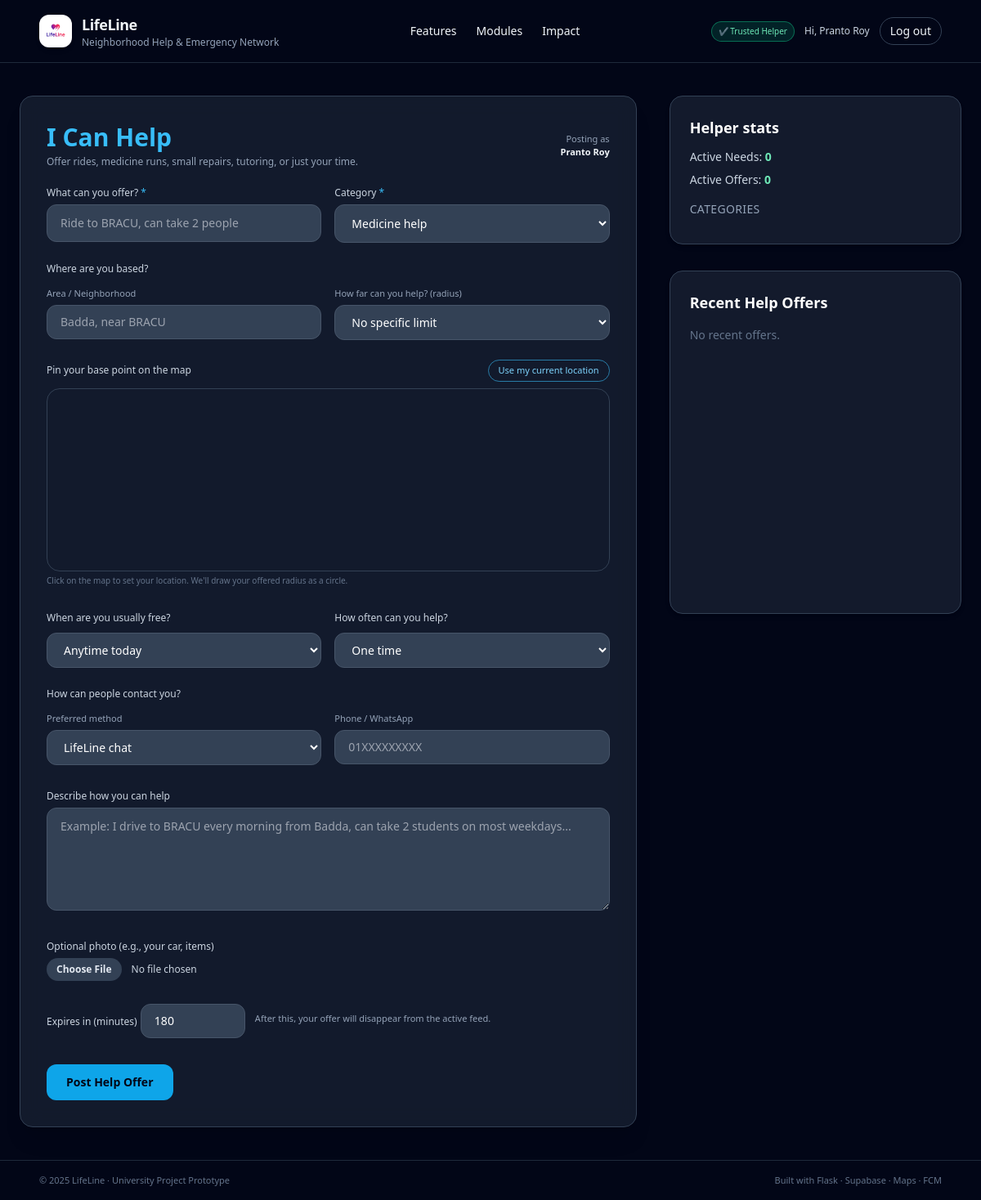
The page /can-help (signed in) on the database as committed earlier.
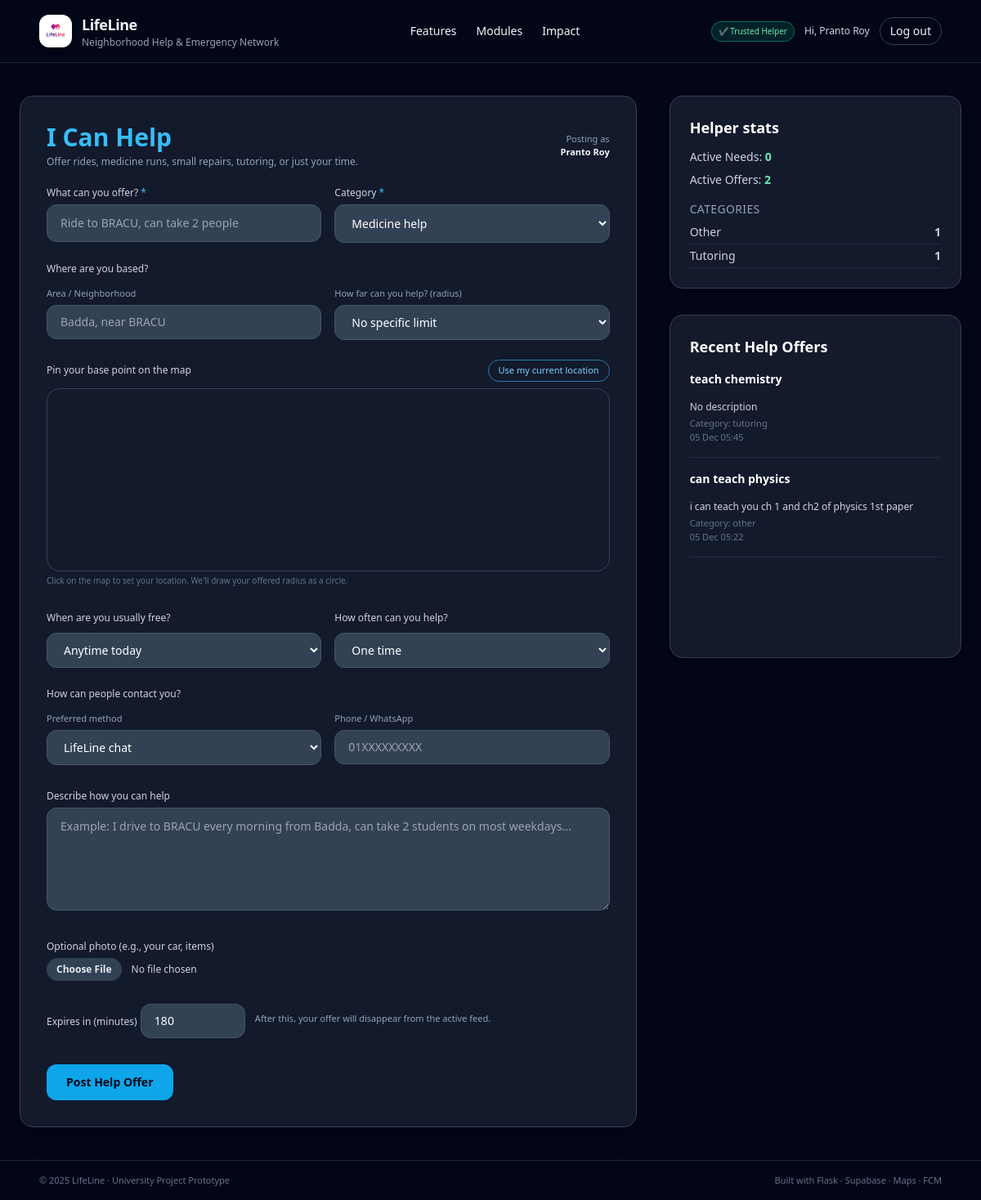
The same page on the database as committed later.
### app.py (models this page shows, shortened)
class User(db.Model):
    id = db.Column(db.Integer, primary_key=True)
    email = db.Column(db.String(255), unique=True, nullable=False)
    name = db.Column(db.String(120), nullable=False)
    password_hash = db.Column(db.String(255), nullable=True)
    is_trusted_helper = db.Column(db.Boolean, default=False)
    govt_id_number = db.Column(db.String(50), nullable=True)
    firebase_uid = db.Column(db.String(255), unique=True, nullable=True)
    otp_code = db.Column(db.String(6), nullable=True)
    otp_expires_at = db.Column(db.DateTime, nullable=True)
    id_verification_status = db.Column(db.String(20), default="none")  # none/pending/approved/rejected
    id_document_note = db.Column(db.String(255), nullable=True)

class Request(db.Model):
    __tablename__ = "requests"
    id = db.Column(db.Integer, primary_key=True)
    user_id = db.Column(db.Integer, db.ForeignKey("user.id"), nullable=False)
    title = db.Column(db.String(255), nullable=False)
    category = db.Column(db.String(50), nullable=False)  # medicine, food, tutoring, repair, ride, ...
    description = db.Column(db.Text, nullable=True)
    lat = db.Column(db.Float, nullable=True)
    lng = db.Column(db.Float, nullable=True)
    area = db.Column(db.String(150), nullable=True)         # e.g. Mohammadpur, Iqbal Road
    landmark = db.Column(db.String(150), nullable=True)     # nearest mosque / school
    urgency = db.Column(db.String(50), nullable=True)       # low / normal / high / emergency
    time_window = db.Column(db.String(50), nullable=True)   # anytime_today / this_week / ...
    contact_method = db.Column(db.String(50), nullable=True)  # lifeline_chat / phone / ...
    contact_info = db.Column(db.String(100), nullable=True)   # phone / WhatsApp etc.
    is_offer = db.Column(db.Boolean, default=False)        # false = Need Help, true = Offering Help
    radius_pref = db.Column(db.String(50), nullable=True)  # e.g. "2" (km)
    frequency = db.Column(db.String(50), nullable=True)    # one_time / few_times_week / daily
    image_url = db.Column(db.String(300), nullable=True)
    created_at = db.Column(db.DateTime, default=datetime.utcnow, nullable=False)
    expires_at = db.Column(db.DateTime, nullable=False)
    status = db.Column(db.String(20), default="open")  # open / claimed / closed
    user = db.relationship("User", backref="requests")

### app.py (the view, shortened to what this page needs)
@app.route("/can-help", methods=["GET", "POST"])
@login_required
def can_help():
    now = datetime.utcnow()
    posts = (
        Request.query.filter(
            Request.expires_at > now,
            Request.is_offer == True,  # noqa: E712
            Request.status == "open",
        )
        .order_by(Request.created_at.desc())
        .limit(50)
        .all()
    )
    total_need = Request.query.filter(
        Request.is_offer == False,
        Request.expires_at > now,
    ).count()
    total_offer = Request.query.filter(
        Request.is_offer == True,
        Request.expires_at > now,
    ).count()
    categories = (
        db.session.query(Request.category, func.count(Request.id))
        .filter(Request.expires_at > now)
        .group_by(Request.category)
        .all()
    )
    return render_template(
        "can_help.html",
        posts=posts,
        total_need=total_need,
        total_offer=total_offer,
        categories=categories,
        google_maps_key=GOOGLE_MAPS_API_KEY,
    )

### app.py (called while the page is built)
def current_user():
    if "user_id" in session:
        return User.query.get(session["user_id"])
    return None

def login_required(view_func):
    from functools import wraps
    @wraps(view_func)
    def wrapper(*args, **kwargs):
        if "user_id" not in session:
            next_url = request.path
            return redirect(url_for("login", next=next_url))
        return view_func(*args, **kwargs)
    return wrapper

@app.context_processor
def inject_user():
    return dict(current_user=current_user())

### templates/can_help.html (shortened to what this page needs)
{% extends "base.html" %}
{% block content %}
<div class="w-full max-w-7xl mx-auto px-6 py-10">
  <div class="grid grid-cols-1 lg:grid-cols-3 gap-10">
    <div class="lg:col-span-2 bg-slate-800/60 backdrop-blur-md border border-slate-700 rounded-2xl p-8 shadow-xl">
      <div class="flex items-center justify-between mb-4">
        <div>
          <h2 class="text-3xl font-bold text-sky-400">I Can Help</h2>
          <p class="text-xs text-slate-400 mt-1">
            Offer rides, medicine runs, small repairs, tutoring, or just your time.
          </p>
        </div>
        {% if current_user %}
        <div class="text-[11px] text-slate-400 text-right">
          <p>Posting as</p>
          <p class="font-semibold text-slate-100">{{ current_user.name }}</p>
        </div>
        {% endif %}
      </div>
      <form method="POST" enctype="multipart/form-data" class="space-y-6">
        <div class="grid md:grid-cols-2 gap-4">
          <div>
            <label class="text-xs text-slate-300">What can you offer? <span class="text-sky-400">*</span></label>
            <input name="title"
                   placeholder="Ride to BRACU, can take 2 people"
                   class="w-full mt-1 px-4 py-3 rounded-xl bg-slate-700 text-white border border-slate-600
                          focus:ring-2 focus:ring-sky-400 outline-none text-sm" />
          </div>
          <div>
            <label class="text-xs text-slate-300">Category <span class="text-sky-400">*</span></label>
            <select name="category"
                    class="w-full mt-1 px-4 py-3 rounded-xl bg-slate-700 border border-slate-600 text-white
                           focus:ring-2 focus:ring-sky-400 outline-none text-sm">
              <option value="medicine">Medicine help</option>
            </select>
          </div>
        </div>
        <div>
          <p class="text-xs text-slate-300 mb-2">Where are you based?</p>
          <div class="grid md:grid-cols-2 gap-4">
            <div>
              <label class="text-[11px] text-slate-400">Area / Neighborhood</label>
              <input name="area"
                     placeholder="Badda, near BRACU"
                     class="w-full mt-1 px-4 py-2.5 rounded-xl bg-slate-700 text-white border border-slate-600
                            focus:ring-2 focus:ring-sky-400 outline-none text-sm" />
            </div>
            <div>
              <label class="text-[11px] text-slate-400">How far can you help? (radius)</label>
              <select name="radius_pref" id="helper-radius-pref"
                      class="w-full mt-1 px-4 py-2.5 rounded-xl bg-slate-700 text-white border border-slate-600
                             focus:ring-2 focus:ring-sky-400 outline-none text-sm"
                      onchange="updateHelperCircle()">
                <option value="">No specific limit</option>
              </select>
            </div>
          </div>
        </div>
        <div class="mt-2">
          <div class="flex items-center justify-between mb-2">
            <p class="text-xs text-slate-300">Pin your base point on the map</p>
            <button type="button"
                    onclick="useMyLocationForHelper()"
                    class="text-[11px] px-3 py-1 rounded-full border border-sky-400/60 text-sky-300 hover:bg-sky-500/10">
              Use my current location
            </button>
          </div>
          <div id="helper-map" class="w-full h-56 rounded-2xl border border-slate-700 overflow-hidden"></div>
          <p class="text-[10px] text-slate-500 mt-1">
            Click on the map to set your location. We'll draw your offered radius as a circle.
          </p>
        </div>
        <div class="grid md:grid-cols-2 gap-4">
          <div>
            <label class="text-xs text-slate-300">When are you usually free?</label>
            <select name="time_window"
                    class="w-full mt-2 px-4 py-2.5 rounded-xl bg-slate-700 text-white border border-slate-600
                           focus:ring-2 focus:ring-sky-400 outline-none text-sm">
              <option value="anytime_today">Anytime today</option>
            </select>
          </div>
          <div>
            <label class="text-xs text-slate-300">How often can you help?</label>
            <select name="frequency"
                    class="w-full mt-2 px-4 py-2.5 rounded-xl bg-slate-700 text-white border border-slate-600
                           focus:ring-2 focus:ring-sky-400 outline-none text-sm">
              <option value="one_time">One time</option>
            </select>
          </div>
        </div>
        <div>
          <p class="text-xs text-slate-300 mb-2">How can people contact you?</p>
          <div class="grid md:grid-cols-2 gap-4">
            <div>
              <label class="text-[11px] text-slate-400">Preferred method</label>
              <select name="contact_method"
                      class="w-full mt-1 px-4 py-2.5 rounded-xl bg-slate-700 text-white border border-slate-600
                             focus:ring-2 focus:ring-sky-400 outline-none text-sm">
                <option value="lifeline_chat">LifeLine chat</option>
              </select>
            </div>
            <div>
              <label class="text-[11px] text-slate-400">Phone / WhatsApp</label>
              <input name="contact_info"
                     placeholder="01XXXXXXXXX"
                     class="w-full mt-1 px-4 py-2.5 rounded-xl bg-slate-700 text-white border border-slate-600
                            focus:ring-2 focus:ring-sky-400 outline-none text-sm" />
            </div>
          </div>
        </div>
        <div>
          <label class="text-xs text-slate-300">Describe how you can help</label>
          <textarea name="description" rows="5"
                    placeholder="Example: I drive to BRACU every morning from Badda, can take 2 students on most weekdays..."
                    class="w-full mt-1 px-4 py-3 rounded-xl bg-slate-700 text-white border border-slate-600
                           focus:ring-2 focus:ring-sky-400 outline-none text-sm"></textarea>
        </div>
        <div>
          <label class="text-xs text-slate-300">Optional photo (e.g., your car, items)</label>
          <input type="file" name="image"
                 class="mt-1 block w-full text-xs text-slate-300
                        file:mr-3 file:py-1.5 file:px-3
                        file:rounded-full file:border-0
                        file:text-xs file:font-semibold
                        file:bg-slate-700 file:text-slate-200
                        hover:file:bg-slate-600">
        </div>
        <div class="flex flex-wrap items-center gap-3">
          <div>
            <label class="text-xs text-slate-300">Expires in (minutes)</label>
            <input type="number" name="expiry_minutes" value="180" min="30" max="4320"
                   class="mt-1 w-32 px-4 py-2.5 rounded-xl bg-slate-700 text-white border border-slate-600
                          focus:ring-2 focus:ring-sky-400 outline-none text-sm" />
          </div>
          <p class="text-[11px] text-slate-400">
            After this, your offer will disappear from the active feed.
          </p>
        </div>
        <div class="pt-2">
          <button class="bg-sky-500 hover:bg-sky-400 text-slate-950 font-semibold px-6 py-3 rounded-xl text-sm transition">
            Post Help Offer
          </button>
        </div>
      </form>
    </div>
    <div class="space-y-8">
      <div class="bg-slate-800/60 border border-slate-700 p-6 rounded-2xl shadow-md">
        <h3 class="text-lg font-semibold text-white mb-3">Helper stats</h3>
        <p class="text-sm text-slate-300 mb-2">
          Active Needs: <span class="font-bold text-emerald-300">{{ total_need }}</span>
        </p>
        <p class="text-sm text-slate-300 mb-4">
          Active Offers: <span class="font-bold text-emerald-300">{{ total_offer }}</span>
        </p>
        <h4 class="text-sm text-slate-400 uppercase tracking-wide mb-2">Categories</h4>
        <ul class="space-y-1 text-slate-300 text-sm">
          {% for cat, cnt in categories %}
          <li class="flex justify-between border-b border-slate-700/50 pb-1">
            <span>{{ cat|capitalize }}</span>
            <span class="font-semibold">{{ cnt }}</span>
          </li>
          {% endfor %}
        </ul>
      </div>
      <div class="bg-slate-800/60 border border-slate-700 p-6 rounded-2xl shadow-md h-[420px] overflow-y-auto">
        <h3 class="text-lg font-semibold text-white mb-4">Recent Help Offers</h3>
        {% for p in posts %}
        <div class="mb-4 pb-4 border-b border-slate-700/50">
          <div class="font-semibold text-white text-sm">{{ p.title }}</div>
          <div class="text-xs text-slate-300 whitespace-pre-line">
            {{ p.description or "No description" }}
          </div>
          <div class="text-[11px] text-slate-500 mt-1">Category: {{ p.category }}</div>
          <div class="text-[11px] text-slate-500">
            {{ p.created_at.strftime('%d %b %H:%M') }}
          </div>
        </div>
        {% else %}
        <p class="text-slate-500 text-sm">No recent offers.</p>
        {% endfor %}
      </div>
    </div>
  </div>
</div>
{% endblock %}

### templates/base.html (shortened to what this page needs)
<!DOCTYPE html>
<html lang="en">
  <head>
    <script src="https://cdn.tailwindcss.com"></script>
    <link
      rel="stylesheet"
      href="{{ url_for('static', filename='css/main.css') }}"
    />
  </head>
  <body class="bg-slate-950 text-slate-100 min-h-screen flex flex-col">
    <header class="w-full border-b border-slate-800">
      <nav class="w-full px-6 md:px-12 py-4 flex items-center justify-between">
        <a
          href="{{ url_for('home') }}"
          class="flex items-center gap-3 hover:opacity-80 transition"
        >
          <div
            class="h-10 w-10 rounded-xl bg-white flex items-center justify-center shadow-md"
          >
            <img
              src="{{ url_for('static', filename='images/lifeline_logo.png') }}"
              alt="LifeLine Logo"
              class="h-8 w-8 object-contain"
            />
          </div>
          <div>
            <h1 class="text-lg font-semibold tracking-tight">LifeLine</h1>
            <p class="text-xs text-slate-400">
              Neighborhood Help & Emergency Network
            </p>
          </div>
        </a>
        <div class="hidden md:flex items-center gap-6 text-sm">
          <a href="#features" class="hover:text-emerald-300 transition"
            >Features</a
          >
          <a href="#modules" class="hover:text-emerald-300 transition"
            >Modules</a
          >
          <a href="#impact" class="hover:text-emerald-300 transition">Impact</a>
        </div>
        <div class="flex items-center gap-3">
          {% if session.get('user_id') %}  {% if session.get('is_trusted_helper') %}
          <span
            class="text-[10px] px-2 py-1 rounded-full bg-emerald-600/20 text-emerald-300 border border-emerald-500/50 hidden md:inline"
          >
            ✔ Trusted Helper
          </span>
          {% endif %}
          <span class="hidden md:inline text-xs text-slate-300">
            Hi, {{ session.get('user_name') }}
          </span>
          <a
            href="{{ url_for('logout') }}"
            class="text-xs md:text-sm px-3 py-1.5 rounded-full border border-slate-700 hover:border-rose-400 hover:text-rose-300 transition"
          >
            Log out
          </a>
          {% endif %}
        </div>
      </nav>
    </header>
    <main class="flex-1 w-full">{% block content %}{% endblock %}</main>
    <footer class="border-t border-slate-800">
      <div
        class="w-full px-6 md:px-12 py-4 flex flex-col md:flex-row justify-between items-center gap-2 text-[11px] text-slate-500"
      >
        <p>© 2025 LifeLine · University Project Prototype</p>
        <p>Built with Flask · Supabase · Maps · FCM</p>
      </div>
    </footer>
  </body>
</html>

### static/css/main.css (style rules this page uses)
body { -webkit-font-smoothing: antialiased; }

Rows that differ between the two databases and show on the page:
added Request: category "Other", cnt "1", title "can teach physics", description "i can teach you ch 1 and ch2 of physics 1st paper", category "other", created_at "05 Dec 05:22"
added Request: category "Tutoring", cnt "1", title "teach chemistry", description "No description", category "tutoring", created_at "05 Dec 05:45"
Other text that changed with them:
{{ total_offer }}: "0" → "2"
text no longer shown: "No recent offers."
